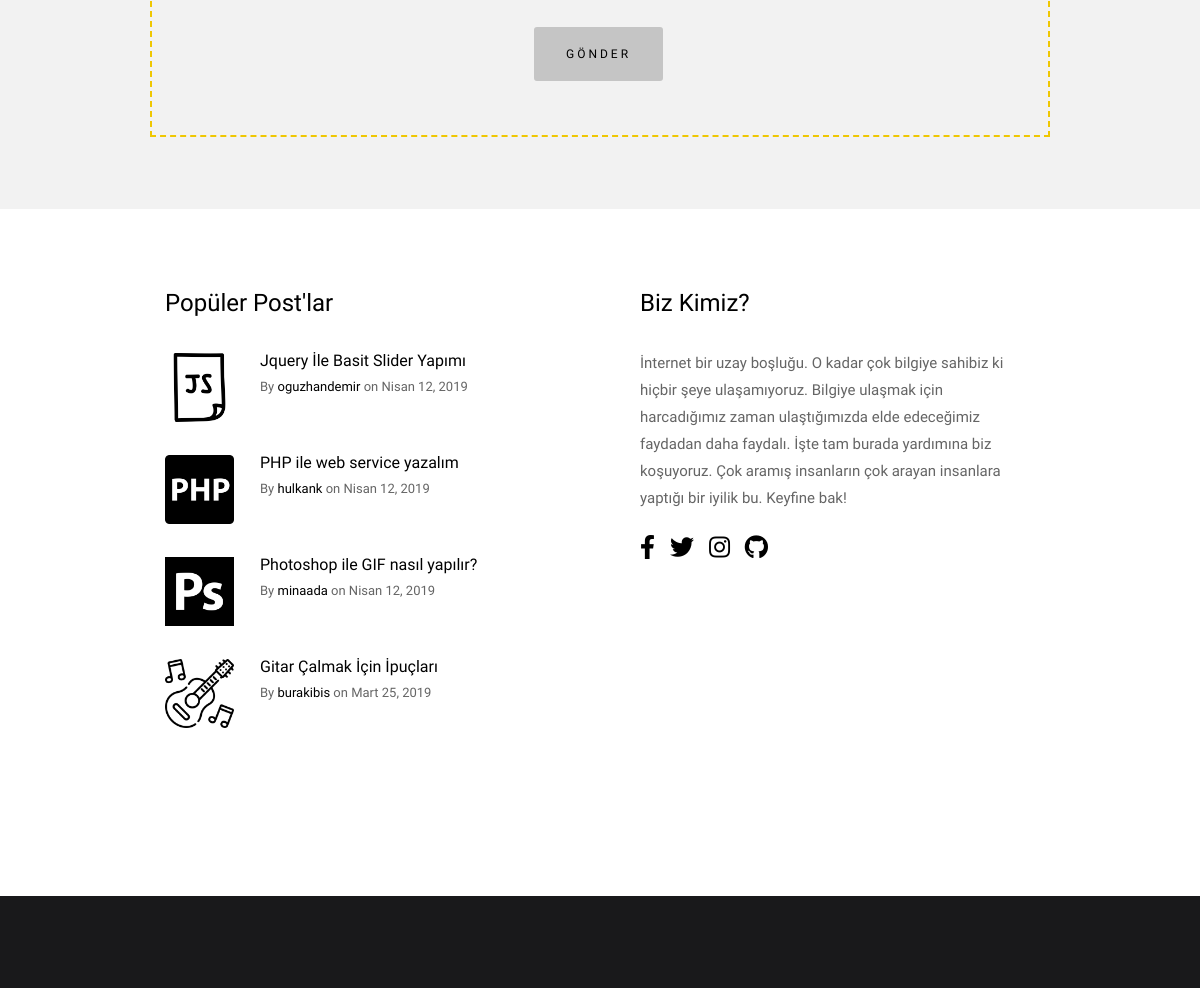
Before: /contact_us/ (middle part) with the older database file.
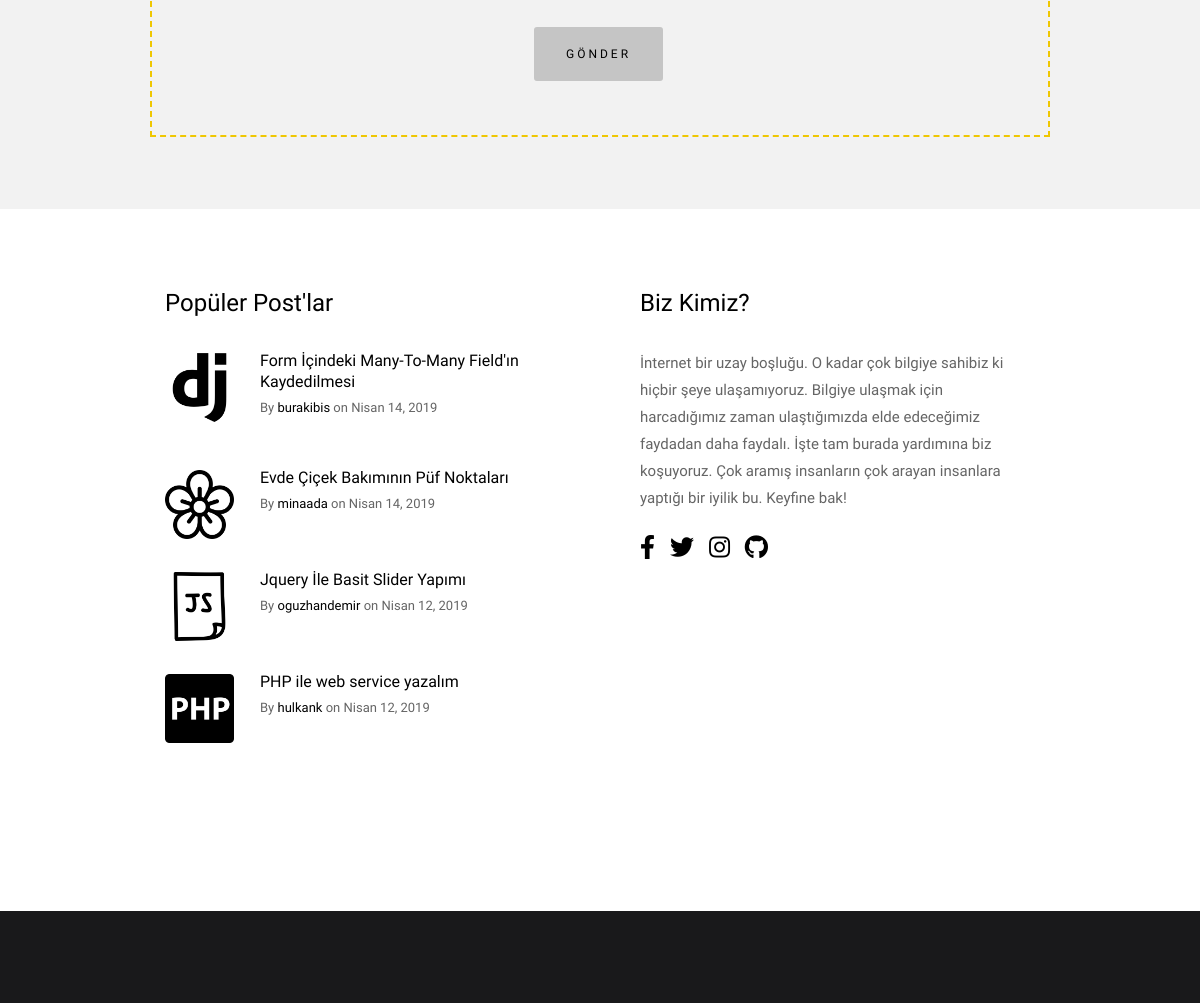
After: the same page with the newer database file.
### blog/models.py (models this page shows, shortened)
class Post(models.Model):
    author = models.ForeignKey("auth.User", on_delete=models.CASCADE, verbose_name="Yazar")
    category = models.ForeignKey("Category", on_delete=models.CASCADE, verbose_name="Kategori Adı")
    sub_category = models.ForeignKey("SubCategory", on_delete=models.CASCADE, verbose_name="Alt Kategori Adı",
                                     related_name="sub_category")
    title = models.CharField(max_length=50, verbose_name="Post Başlığı")
    slug = models.SlugField(max_length=55, blank=True, null=True)
    description = RichTextField(max_length=100000, null=False, verbose_name="Açıklama")
    image = models.ImageField(upload_to='story_images/', null=True, blank=True,
                              default='')
    created_date = models.DateTimeField(auto_now_add=True, verbose_name="Created Date")
    updated_date = models.DateTimeField(blank=True, null=True, verbose_name="Updated Date")
    verified_date = models.DateTimeField(auto_now_add=True, verbose_name="Verified Date")
    sources = models.CharField(max_length=250, verbose_name="Kaynak", blank=True, null=True)
    STATUS_DRAFT = 1
    STATUS_PUBLISHED = 2
    STATUS_ARCHIVED = 3
    STATUS_DEACTIVATED = 4
    STATUS_WAITING_APPROVAL = 5
    STATUSES = (
        (STATUS_DRAFT, 'Taslak'),
        (STATUS_PUBLISHED, 'Yayında'),
        (STATUS_ARCHIVED, 'Arşivlendi'),
        (STATUS_DEACTIVATED, 'Kaldırıldı'),
        (STATUS_WAITING_APPROVAL, "Onay Bekliyor")
    )
    active_post = models.SmallIntegerField(choices=STATUSES, default=5)
    LOCATION_BIG = 1
    LOCATION_SMALL1 = 2
    LOCATION_SMALL2 = 3
    LOCATION_OTHER = 4
    LOCATION = (
        (LOCATION_BIG, 'Big Box'),
        (LOCATION_SMALL1, 'First Small Box'),
        (LOCATION_SMALL2, 'Second Small Box'),
        (LOCATION_OTHER, 'Other'),
    )
    page_header_content = models.SmallIntegerField(choices=LOCATION, default=4)
    tag = models.ManyToManyField(SubCategory, default=sub_category)

class SubCategory(models.Model):
    category_name = models.ForeignKey(Category, on_delete=models.CASCADE, null=True, related_name='subcategories')
    sub_category_name = models.CharField(max_length=50, verbose_name="Sub-Category Name")
    slug = models.SlugField(max_length=55, blank=True, null=True)
    sub_category_image = models.FileField(upload_to='sub_category_images/', null=True, blank=True)
    def __str__(self):
        return "{sub_category_name}".format(sub_category_name=self.sub_category_name)

### base_pages/views.py (the view, shortened to what this page needs)
# urls.py: path('contact_us/', base_pages_view.contact_us, name="contact_us"),
def contact_us(request):
    if request.method == 'GET':
        form = ContactForm()
    return render(request, "help_pages/contact_us.html", {'form': form})

### base_pages/views.py (called while the page is built)
def categories(request):
    categories = Category.objects.all()
    context = {
        "categories": categories,
    }
    return context

def footerpost(request):
    footer_post = Post.objects.filter(active_post="2").order_by('-created_date')
    context = {
        "footer_post": footer_post,
    }
    return context

def big_box(request):
    try:
        big_box = Post.objects.get(page_header_content=1)
    except Post.DoesNotExist:
        big_box = None
    context = {
        "big_box": big_box,
    }
    return context

def second_box(request):
    try:
        second_box = Post.objects.get(page_header_content=2)
    except Post.DoesNotExist:
        second_box = None
    context = {
        "second_box": second_box,
    }
    return context

def third_box(request):
    try:
        third_box = Post.objects.get(page_header_content=3)
    except Post.DoesNotExist:
        third_box = None
    context = {
        "third_box": third_box,
    }
    return context

### blog/templatetags/my_filters.py (called while the page is built)
@register.filter()
def upfirstletter(value):
    first = value[0] if len(value) > 0 else ''
    remaining = value[1:] if len(value) > 1 else ''
    return first.upper() + remaining

### templates/help_pages/contact_us.html (shortened to what this page needs)
{% extends "base/layout.html" %}
{% load static %}
{% block body %}
    <section class="s-content s-content--narrow">
        <br> <br>
        <div class="row" style="border: #EFC702 dashed 2px;padding: 12px">
            <div class="col-full s-content__main">
                <form method="post">
                    <div class="form-actions" style="text-align: center">
                        <button type="submit">Gönder</button>
                    </div>
                </form>
            </div>
        </div>
    </section>
{% endblock %}

### templates/base/components/s-extra-footer-top.html
{% load static %}
{% load my_filters %}
<section class="s-extra">
    <div class="row top">
        <div class="col-eight md-six tab-full popular">
            <h3>Popüler Post'lar</h3>
            <div class="block-1-2 block-m-full popular__posts">
                {% for post in footer_post|slice:":6" %}
                    <article class="col-block popular__post">
                        <a href="#0" class="popular__thumb">
                            <img src="{{ post.sub_category.sub_category_image.url }}" alt="">
                        </a>
                        <h5><a href="{% url 'posts:detail' slug=post.slug %}">{{ post.title|safe|upfirstletter }}</a></h5>
                        <section class="popular__meta">
                            <span class="popular__author"><span>By</span> <a href="{% url 'user:profile' slug=post.author %}">{{ post.author }}</a></span>
                            <span class="popular__date"><span>on</span> <time
                                    datetime="2017-12-19">{{ post.created_date|date:"F d, Y" }}</time></span>
                        </section>
                    </article>
                {% endfor %}
            </div>
        </div>
        <div class="col-four md-six tab-full about">
            <h3>Biz Kimiz?</h3>
            <p>
                İnternet bir uzay boşluğu. O kadar çok bilgiye sahibiz ki hiçbir şeye ulaşamıyoruz. Bilgiye ulaşmak için
                harcadığımız zaman ulaştığımızda elde edeceğimiz faydadan daha faydalı. İşte tam burada
                yardımına biz koşuyoruz. Çok aramış insanların çok arayan insanlara yaptığı bir iyilik bu. Keyfine bak!
            </p>
            <ul class="about__social">
                <li>
                    <a href="https://www.facebook.com/kolayinibul/" target="_blank"><i class="fab fa-facebook-f"></i></a>
                </li>
                <li>
                    <a href="https://twitter.com/kolayinibul" target="_blank"><i class="fab fa-twitter"></i></a>
                </li>
                <li>
                    <a href="https://www.instagram.com/kolayinibul" target="_blank"><i class="fab fa-instagram"></i></a>
                </li>
                <li>
                    <a href="https://github.com/mindlabcore" target="_blank"><i class="fab fa-github"></i></a>
                </li>
            </ul>
        </div>
    </div>
</section>

Changed rows visible on the page:
no longer on this page (row edited): Post: sub_category.sub_category_image (picture), title|upfirstletter "Photoshop ile GIF nasıl yapılır?", author "minaada", created_date "Nisan 12, 2019"
no longer on this page (row unchanged): Post: sub_category.sub_category_image (picture), title|upfirstletter "Gitar Çalmak İçin İpuçları", author "burakibis", created_date "Mart 25, 2019"
added Post: sub_category.sub_category_image (picture), title|upfirstletter "Form İçindeki Many-To-Many Field'ın Kaydedilmesi", author "burakibis", created_date "Nisan 14, 2019"
added Post: sub_category.sub_category_image (picture), title|upfirstletter "Evde Çiçek Bakımının Püf Noktaları", author "minaada", created_date "Nisan 14, 2019"
